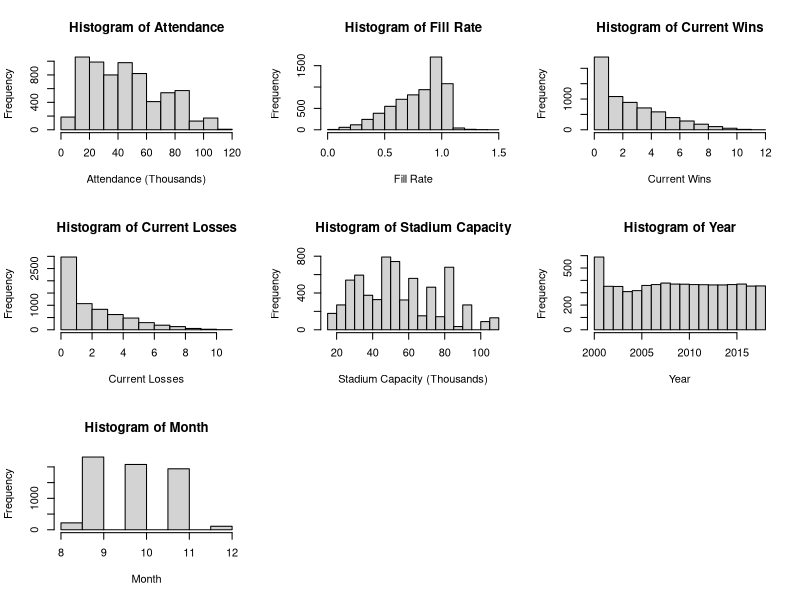
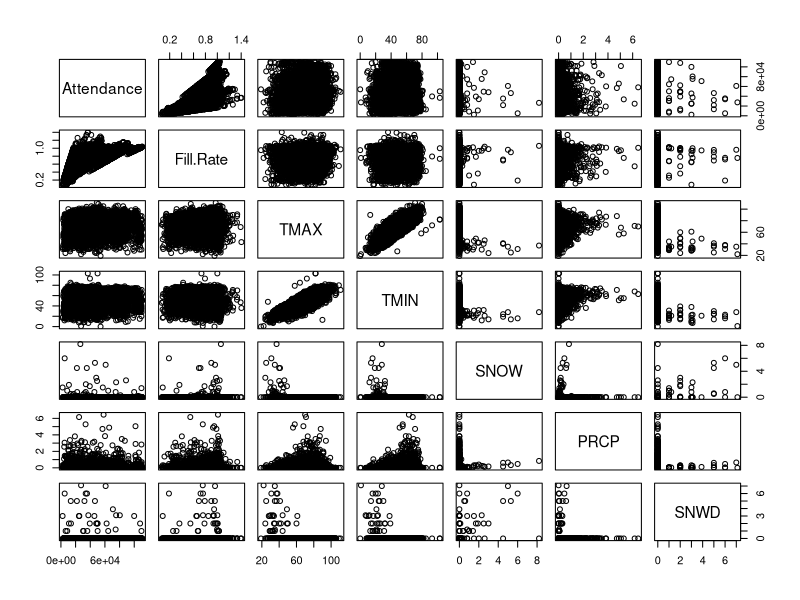
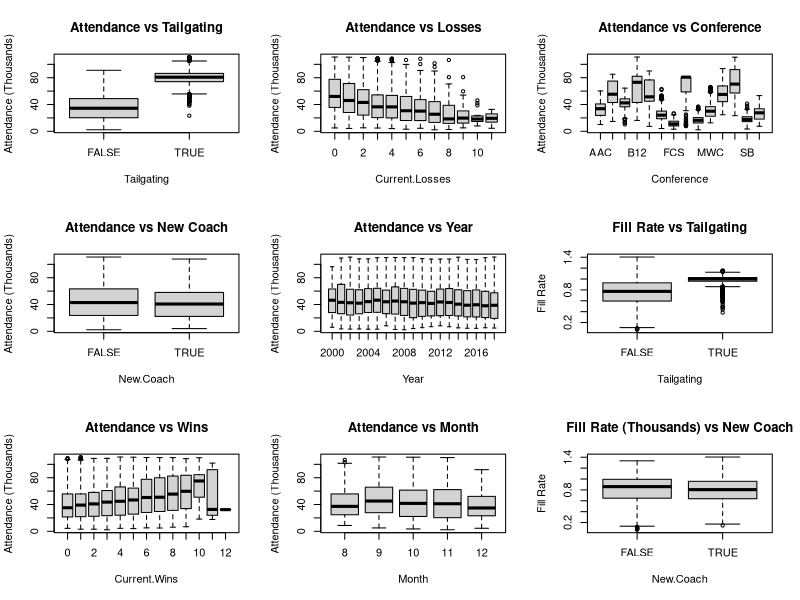
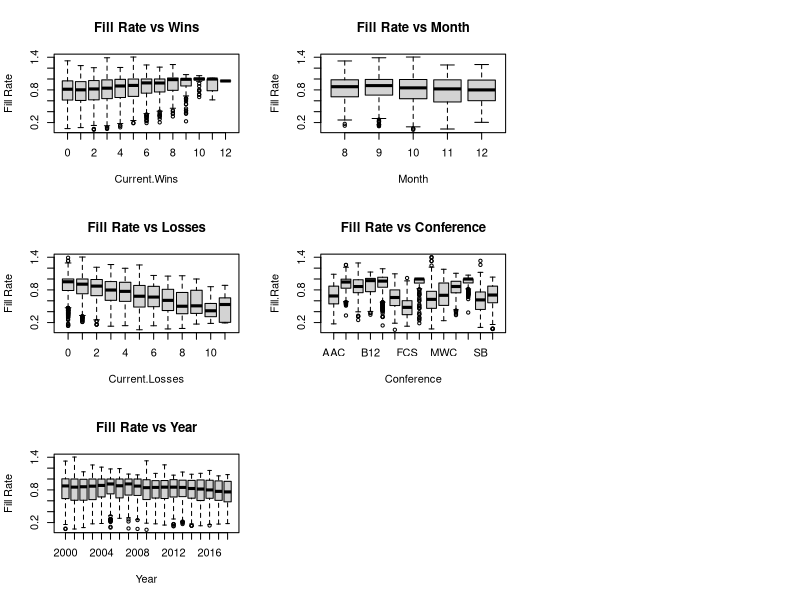

Generate these figures, in order, with R:
## ---- chunk 1
# General set-up for the report.
# I find this useful, but you may improve upon, ignore, or remove
#  (possibly at your own peril).
# Tasks accomplished:
# Don't print out code
# Save results so that code blocks aren't re-run unless code
# changes (cache), _or_ a relevant earlier code block changed (autodep),
# don't clutter R output with messages or warnings (message, warning)
library(MASS)
library(knitr)
library(tidyverse)
library(dplyr)
library(ggthemes)
library(gridExtra)
library(ggplot2)
opts_chunk$set(echo=FALSE,
               cache=TRUE, autodep=TRUE,
               message=FALSE, warning=FALSE)
# Turn off meaningless clutter in summary() output
options(show.signif.stars=FALSE)
## ---- chunk 2
attendance.data = read.csv("CFBeattendance.csv")
newtime = str_split(attendance.data$Time, ":")
## ---- chunk 3
attendance.data = attendance.data[-c(5436,5443,5450,5457, 4522, 4524, 4526, 4528, 4530, 4532),]
## ---- chunk 4
attendance.data[4424, 24] = 12

attendance.data$Conference[which(attendance.data$Team=="Oregon State")] = "Pac-12"

attendance.data$Conference[which(attendance.data$Team=="USC")] = "Pac-12"

rutgers = attendance.data[which(attendance.data$Team=="Rutgers"),]
yr = 2000
while(yr<2013){
        rutgers$Conference[which(rutgers$Year==yr)] = "Big East"
        yr = yr+1
}
attendance.data$Conference[which(attendance.data$Team=="Rutgers")] = rutgers$Conference

boston_college = attendance.data[which(attendance.data$Team=="Boston College"),]
yr = 2000
while(yr<2005){
        boston_college$Conference[which(boston_college$Year==yr)] = "Big East"
        yr = yr+1
}
attendance.data$Conference[which(attendance.data$Team=="Boston College")] = boston_college$Conference

smu = attendance.data[which(attendance.data$Team=="SMU"),]
yr = 2005
while(yr<2013){
        smu$Conference[which(smu$Year==yr)] = "CUSA"
        yr = yr+1
}
attendance.data$Conference[which(attendance.data$Team=="SMU")] = smu$Conference

south_alabama = attendance.data[which(attendance.data$Team=="South Alabama"),]
yr = 2013
while(yr<2019){
        south_alabama$Conference[which(south_alabama$Year==yr)] = "Sun Belt"
        yr = yr+1
}
attendance.data$Conference[which(attendance.data$Team=="South Alabama")] = south_alabama$Conference

west_virginia = attendance.data[which(attendance.data$Team=="West Virginia"),]
yr = 2000
while(yr<2012){
        west_virginia$Conference[which(west_virginia$Year==yr)] = "Big East"
        yr = yr+1
}
attendance.data$Conference[which(attendance.data$Team=="West Virginia")] = west_virginia$Conference

memphis = attendance.data[which(attendance.data$Team=="Memphis"),]
memphis$Conference[which(memphis$Year==2013)] = "AAC"
attendance.data$Conference[which(attendance.data$Team=="Memphis")] = memphis$Conference

mid_tennessee = attendance.data[which(attendance.data$Team=="Middle Tennessee"),]
mid_tennessee$Conference[which(mid_tennessee$Year==2001)] = "Sun Belt"
attendance.data$Conference[which(attendance.data$Team=="Middle Tennessee")] = mid_tennessee$Conference

byu = attendance.data[which(attendance.data$Team=="BYU"),]
byu$Conference[which(byu$Year==2011)] = "Independent"
attendance.data$Conference[which(attendance.data$Team=="BYU")] = byu$Conference

fiu = attendance.data[which(attendance.data$Team=="FIU"),]
yr = 2002
while(yr<2005){
        fiu$Conference[which(fiu$Year==yr)] = "FCS"
        yr = yr+1
}
attendance.data$Conference[which(attendance.data$Team=="FIU")] = fiu$Conference

georgia_st = attendance.data[which(attendance.data$Team=="Georgia State"),]
yr = 2011
while(yr<2013){
        georgia_st$Conference[which(georgia_st$Year==yr)] = "FCS"
        yr = yr+1
}
attendance.data$Conference[which(attendance.data$Team=="Georgia State")] = georgia_st$Conference
## ---- chunk 5
quan.att = quantile(attendance.data$Attendance, c(0.25, 0.5, 0.75), type = 1, na.rm = TRUE)
quan.fill = quantile(attendance.data$Fill.Rate, c(0.25, 0.5, 0.75), type = 1, na.rm = TRUE)
quan.cap = quantile(attendance.data$Stadium.Capacity, c(0.25, 0.5, 0.75), type = 1, na.rm = TRUE)
quan.att
quan.cap
quan.fill
## ---- chunk 6
par(mfrow = c(3,3))
hist(attendance.data$Attendance/1000, main = "Histogram of Attendance",
     xlab = "Attendance (Thousands)")
hist(attendance.data$Fill.Rate, main = "Histogram of Fill Rate",
     xlab = "Fill Rate")
hist(attendance.data$Current.Wins, main = "Histogram of Current Wins",
     xlab = "Current Wins")
hist(attendance.data$Current.Losses, main = "Histogram of Current Losses",
     xlab = "Current Losses")
hist(attendance.data$Stadium.Capacity/1000,
     main = "Histogram of Stadium Capacity",
     xlab = "Stadium Capacity (Thousands)")
hist(attendance.data$Year, main = "Histogram of Year", xlab = "Year")
hist(attendance.data$Month, main = "Histogram of Month", xlab = "Month")
## ---- chunk 7
pairs(Attendance~Fill.Rate+TMAX+TMIN+SNOW+PRCP+SNWD, data=attendance.data)
## ---- chunk 8
boxplot(Attendance/1000~Tailgating,data=attendance.data,
        ylab = "Attendance (Thousands)", main = "Attendance vs Tailgating")
boxplot(Attendance/1000~New.Coach,data=attendance.data,
        ylab = "Attendance (Thousands)", main = "Attendance vs New Coach")
boxplot(Attendance/1000~Current.Wins,data=attendance.data,
        ylab = "Attendance (Thousands)", main = "Attendance vs Wins")
boxplot(Attendance/1000~Current.Losses,data=attendance.data,
        ylab = "Attendance (Thousands)", main = "Attendance vs Losses")
boxplot(Attendance/1000~Year, data=attendance.data,
        ylab = "Attendance (Thousands)", main = "Attendance vs Year")
boxplot(Attendance/1000~Month,data=attendance.data,
        ylab = "Attendance (Thousands)", main = "Attendance vs Month")
boxplot(Attendance/1000~Conference, data=attendance.data,
        ylab = "Attendance (Thousands)", main = "Attendance vs Conference",
        names = c("AAC","ACC","B10","B12","BE","CUSA","FCS",
                  "Ind.","MAC","MWC","P12","SEC", "SB","WAC"))
## ---- chunk 9
boxplot(Fill.Rate~Tailgating,data=attendance.data, ylab = "Fill Rate",
        main = "Fill Rate vs Tailgating")
boxplot(Fill.Rate~New.Coach,data=attendance.data, ylab = "Fill Rate",
        main = "Fill Rate (Thousands) vs New Coach")
boxplot(Fill.Rate~Current.Wins,data=attendance.data, ylab = "Fill Rate",
        main = "Fill Rate vs Wins")
boxplot(Fill.Rate~Current.Losses,data=attendance.data, ylab = "Fill Rate",
        main = "Fill Rate vs Losses")
boxplot(Fill.Rate~Year, data=attendance.data, ylab = "Fill Rate",
        main = "Fill Rate vs Year")
boxplot(Fill.Rate~Month,data=attendance.data, ylab = "Fill Rate",
        main = "Fill Rate vs Month")
boxplot(Fill.Rate~Conference, data=attendance.data,
        main = "Fill Rate vs Conference",
        names = c("AAC","ACC","B10","B12","BE","CUSA","FCS",
                  "Ind.","MAC","MWC","P12","SEC", "SB","WAC"))
